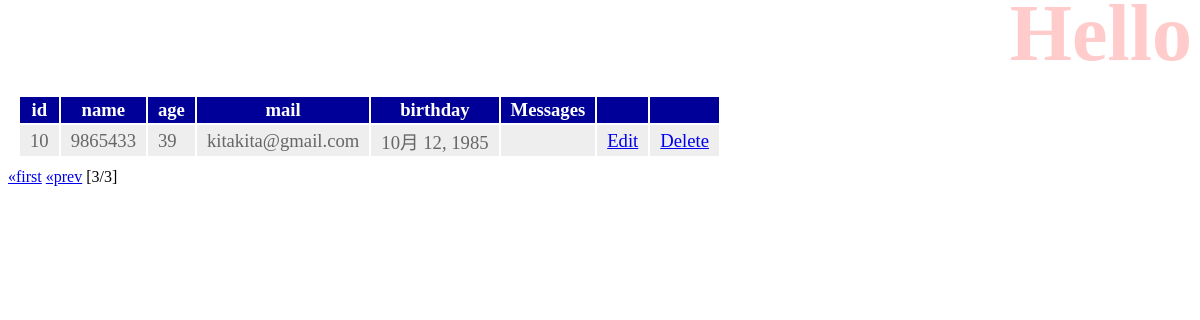
Screenshot of /hello/3 with the database file from the repository.
### hello/models.py (models this page shows, shortened)
class Friend(models.Model):
    name = models.CharField(max_length=10, validators=[MinLengthValidator(1), number_only],)
    mail = models.EmailField(max_length=200)
    gender = models.BooleanField()
    age = models.IntegerField(default=0, validators=[MinValueValidator(0), MaxValueValidator(150)])
    birthday = models.DateField()

### hello/views.py (the view)
# urls.py: path('', views.index, name='index'),
def index(request, num=1):
    data = Friend.objects.all()
    page = Paginator(data, 3)
    params = {
        'title': 'Hello',
        'message': '',
        'data': page.get_page(num),
    }
    return render(request, 'hello/index.html', params)

### hello/templates/hello/index.html (shortened to what this page needs)
{% load static %}
<!DOCTYPE html>
<html lang="ja">
<head>
    <link rel="stylesheet" type="text/css" href="{% static 'hello/css/style.css' %}" />
</head>
<body>
    <h1>{{title}}</h1>
    <table>
        <tr>
            <th>id</th>
            <th>name</th>
            <th>age</th>
            <th>mail</th>
            <th>birthday</th>
            <th>Messages</th>
            <th></th>
            <th></th>
        </tr>
    {% for item in data %}
        <tr>
            <td>{{item.id}}</td>
            <td>{{item.name}}</td>
            <td>{{item.age}}</td>
            <td>{{item.mail}}</td>
            <td>{{item.birthday}}</td>
            <td></td>
            <td><a href="{% url 'edit' item.id %}">Edit</a></td>
            <td><a href="{% url 'delete' item.id %}">Delete</a></td>
        </tr>
    {% endfor %}
    </table>
    <div class="pagination">
        {% if data.has_previous %}
            <a href="{% url 'index' %}">&laquo;first</a>
            <a href="{% url 'index' %}{{ data.previous_page_number }}">&laquo;prev</a>
        {% endif %}
        <span class="current">
            [{{data.number}}/{{data.paginator.num_pages}}]
        </span>
    </div>
</body>
</html>

### hello/static/hello/css/style.css (style rules this page uses)
h1 { color:red; opacity:0.2; font-size:60pt; margin-top:-20px; margin-bottom:0px; text-align:right; }
table { margin:10px; font-size:14pt; }
table tr th { background-color:#009; color:white; padding:2px 10px; border-size:2px; }
table tr td { background-color:#eee; color:#666; padding:2px 10px; border-size:2px; }

### rows the page displays
Friend: id "10", name "9865433", age "39", mail "kitakita@gmail.com", birthday "10月 12, 1985"

### other values shown
{{ data.number }} "3"
{{ data.paginator.num_pages }} "3"
